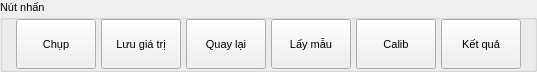
           <widget class="QGroupBox" name="groupBox_3">
            <property name="font">
             <font>
              <pointsize>8</pointsize>
             </font>
            </property>
            <property name="title">
             <string>Nút nhấn</string>
            </property>
            <layout class="QGridLayout" name="gridLayout_8">
             <property name="sizeConstraint">
              <enum>QLayout::SetMinAndMaxSize</enum>
             </property>
             <property name="leftMargin">
              <number>0</number>
             </property>
             <property name="topMargin">
              <number>0</number>
             </property>
             <property name="rightMargin">
              <number>0</number>
             </property>
             <property name="bottomMargin">
              <number>0</number>
             </property>
             <property name="spacing">
              <number>0</number>
             </property>
             <item row="0" column="0">
              <layout class="QHBoxLayout" name="horizontalLayout_2">
               <property name="spacing">
                <number>5</number>
               </property>
               <item>
                <spacer name="horizontalSpacer_4">
                 <property name="orientation">
                  <enum>Qt::Horizontal</enum>
                 </property>
                 <property name="sizeType">
                  <enum>QSizePolicy::Preferred</enum>
                 </property>
                 <property name="sizeHint" stdset="0">
                  <size>
                   <width>13</width>
                   <height>20</height>
                  </size>
                 </property>
                </spacer>
               </item>
               <item>
                <widget class="QPushButton" name="but_take_picture_cam1">
                 <property name="minimumSize">
                  <size>
                   <width>0</width>
                   <height>50</height>
                  </size>
                 </property>
                 <property name="text">
                  <string>Chụp</string>
                 </property>
                 <property name="icon">
                  <iconset resource="icons.qrc">
                   <normaloff>:/icon/icons/Cursor-Select-Frame--Streamline-Ultimate.png</normaloff>:/icon/icons/Cursor-Select-Frame--Streamline-Ultimate.png</iconset>
                 </property>
                </widget>
               </item>
               <item>
                <widget class="QPushButton" name="but_saving_cam1">
                 <property name="minimumSize">
                  <size>
                   <width>0</width>
                   <height>50</height>
                  </size>
                 </property>
                 <property name="text">
                  <string>Lưu giá trị</string>
                 </property>
                 <property name="icon">
                  <iconset resource="icons.qrc">
                   <normaloff>:/icon/icons/Time-Clock-File-Refresh--Streamline-Ultimate.png</normaloff>:/icon/icons/Time-Clock-File-Refresh--Streamline-Ultimate.png</iconset>
                 </property>
                </widget>
               </item>
               <item>
                <widget class="QPushButton" name="but_undo_cam1">
                 <property name="minimumSize">
                  <size>
                   <width>0</width>
                   <height>50</height>
                  </size>
                 </property>
                 <property name="text">
                  <string>Quay lại</string>
                 </property>
                 <property name="icon">
                  <iconset resource="icons.qrc">
                   <normaloff>:/icon/icons/Navigation-Right--Streamline-Ultimate.png</normaloff>:/icon/icons/Navigation-Right--Streamline-Ultimate.png</iconset>
                 </property>
                </widget>
               </item>
               <item>
                <widget class="QPushButton" name="but_take_sample_cam1">
                 <property name="minimumSize">
                  <size>
                   <width>0</width>
                   <height>50</height>
                  </size>
                 </property>
                 <property name="text">
                  <string>Lấy mẫu</string>
                 </property>
                 <property name="icon">
                  <iconset resource="icons.qrc">
                   <normaloff>:/icon/icons/Append-Data-To-Spreadsheet--Streamline-Ultimate.png</normaloff>:/icon/icons/Append-Data-To-Spreadsheet--Streamline-Ultimate.png</iconset>
                 </property>
                </widget>
               </item>
               <item>
                <widget class="QPushButton" name="but_calib_cam1">
                 <property name="minimumSize">
                  <size>
                   <width>0</width>
                   <height>50</height>
                  </size>
                 </property>
                 <property name="text">
                  <string>Calib</string>
                 </property>
                 <property name="icon">
                  <iconset resource="icons.qrc">
                   <normaloff>:/icon/icons/Cell-Select-1--Streamline-Ultimate.png</normaloff>:/icon/icons/Cell-Select-1--Streamline-Ultimate.png</iconset>
                 </property>
                </widget>
               </item>
               <item>
                <widget class="QPushButton" name="but_result_cam1">
                 <property name="minimumSize">
                  <size>
                   <width>0</width>
                   <height>50</height>
                  </size>
                 </property>
                 <property name="text">
                  <string>Kết quả</string>
                 </property>
                 <property name="icon">
                  <iconset resource="icons.qrc">
                   <normaloff>:/icon/icons/Navigation-Arrows-Right-1--Streamline-Ultimate.png</normaloff>:/icon/icons/Navigation-Arrows-Right-1--Streamline-Ultimate.png</iconset>
                 </property>
                </widget>
               </item>
               <item>
                <spacer name="horizontalSpacer_5">
                 <property name="orientation">
                  <enum>Qt::Horizontal</enum>
                 </property>
                 <property name="sizeType">
                  <enum>QSizePolicy::Preferred</enum>
                 </property>
                 <property name="sizeHint" stdset="0">
                  <size>
                   <width>13</width>
                   <height>20</height>
                  </size>
                 </property>
                </spacer>
               </item>
              </layout>
             </item>
            </layout>
           </widget>
